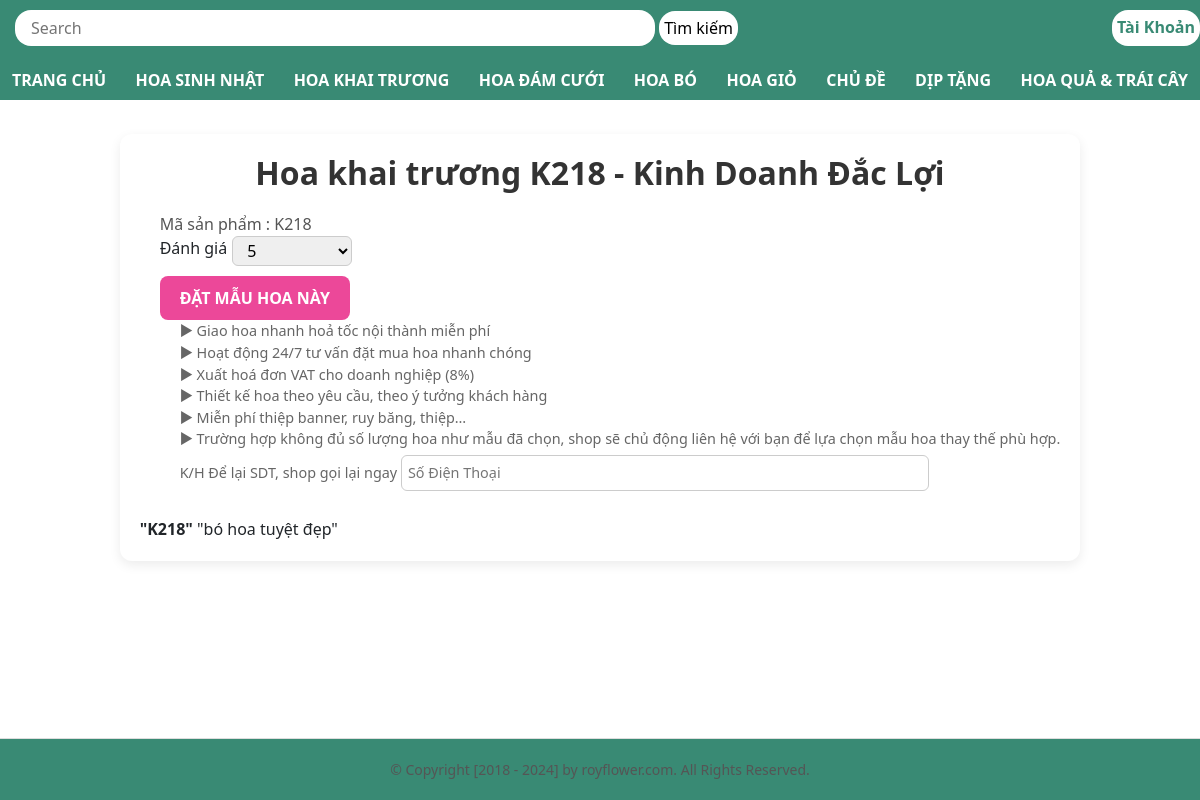
Screenshot of /detail/3/ with the database file from the repository.
### shop/models.py (models this page shows, shortened)
class Product(models.Model):
    category_choices = [
        (1,"Bó Hoa"),(2,"Giỏ Hoa"),
        (3,"Hoa Đám Cưới"),(4,"Hoa Khai Trương"),
        (5,"Hoa Sinh Nhật"),(6,"Hoa Tình Yêu"),
        (7,"Hoa Baby"),(8,"Cúc Mẫu Đơn"),
        (9,"Chậu Lan Hồ Điệp"),(10,"Hoa Tốt Ngiệp"),
        (11,"Giỏ Trái Cây"),(12,"Mâu Hoa Mới"),
    ]
    name = models.CharField(max_length=50,default="abc",blank=True)
    category = models.IntegerField(choices=category_choices, default=1)
    product_code = models.CharField(max_length=255)
    price = models.DecimalField(max_digits=10 , decimal_places=3)
    image = models.ImageField(null=True , blank=True)
    description = models.TextField(null=True , max_length=255)

### shop/views.py (the view)
# urls.py: path("detail/<int:product_id>/",views.detail_view,name='detail'),
def detail_view(request,product_id):
    product = get_object_or_404(Product,id = product_id)
    return render(request,"shop/detail.html",{'product': product})

### shop/templates/shop/detail.html (shortened to what this page needs)
{% extends "shop/base.html" %}
{% block header %}
    {{ block.super }}
{% endblock header %}
{% block container %}
<form method="POST" action="{% url 'add_to_cart' product.id %}" class="max-w-6xl mx-auto p-4 md:p-8">
    <div class="grid grid-cols-1">
        <div class="row">
            <div class="padding">
                <div class="detail">
                   <h1 class="detail-header">
                    {{product.name}}
                   </h1>
                    <div class="detail_content">
                    <div class="deatil_description">
                        <div class="detail_code">Mã sản phẩm : {{product.product_code}}</div>
                        <div class="detail_rate">
                        <p>Đánh giá</p>
                        <select name="" id="vote_result">
                            <option value="5" selected="selected">5</option>
                        </select>
                        </div>
                        <button type = "submit" class="btn-detail-submit">
                            ĐẶT MẪU HOA NÀY
                        </button>
                        <ul class="detail_waring">
                            <li class="detail-waring_list">► Giao hoa nhanh hoả tốc nội thành miễn phí</li>
                            <li class="detail-waring_list">► Hoạt động 24/7 tư vấn đặt mua hoa nhanh chóng</li>
                            <li class="detail-waring_list">► Xuất hoá đơn VAT cho doanh nghiệp (8%)</li>
                            <li class="detail-waring_list">► Thiết kế hoa theo yêu cầu, theo ý tưởng khách hàng</li>
                            <li class="detail-waring_list">► Miễn phí thiệp banner, ruy băng, thiệp…</li>
                            <li class="detail-waring_list">► Trường hợp không đủ số lượng hoa như mẫu đã chọn, shop sẽ chủ động liên hệ với bạn để lựa chọn mẫu hoa thay thế phù hợp.</li>
                            <li class="detail-waring_list">K/H Để lại SDT, shop gọi lại ngay
                                <input class="" type="text" placeholder="Số Điện Thoại">
                            </li>
                        </ul>
                    </div>
                    </div>
                    <div class="detail_mota">
                        <span class="detail_mota_code">"{{product.product_code}}"</span>
                        <span class="detail_mota_description">"{{product.description}}"</span>
                    </div>
                </div>
            </div>
        </div>
    </div>
</form>
{% endblock container %}

### shop/static/css/style.css (style rules this page uses)
.padding { display: flex; padding-top: 110px; gap: 20px; }

### shop/static/css/main.css (style rules this page uses)
* { padding: 0; margin: 0; box-sizing: border-box; }
:root { --primary-color-header : #398a74 ; --primary-color-white : #ffffff ; --primary-color-hover : #42a1ff ; --primary-font-16 : 16px ; }
.grid { max-width: 1200px; margin: 0 auto; height: 100% ; }

### shop/static/css/detail.css (style rules this page uses)
.detail { height: 100%; padding: 20px; background-color: #fff; border-radius: 12px; box-shadow: 0 4px 12px rgba(0, 0, 0, 0.08); }
.detail-header { text-align: center; font-size: 2rem; font-weight: 600; color: #333; margin-bottom: 20px; }
.detail_content { display: flex; flex-direction: column; gap: 20px; }
@media (min-width: 768px) { .detail_content { flex-direction: row; } }
.detail_code { font-size: 1rem; color: #555; }
.detail_rate { display: flex; }
.detail_rate select { padding: 5px 10px; border-radius: 6px; border: 1px solid #ccc; margin-left: 5px; }
.btn-detail-submit { background-color: #ec4899; color: white; padding: 10px 20px; font-weight: bold; border-radius: 8px; border: none; cursor: pointer; transition: background-color 0.3s ease; }
#vote_result { width: 120px; margin-bottom: 4px; height: 30px; padding: 0 0 0 10px; }
.detail_waring { list-style-type: disc; list-style: none; padding-left: 20px; font-size: 0.9rem; color: #666; }
.detail-waring_list input { margin-top: 5px; padding: 6px; border-radius: 6px; border: 1px solid #ccc; width: 60%; }
.detail_mota { margin-top: 10px; }
form.max-w-6xl.mx-auto.p-4.md\:p-8 { flex: 1; }

### shop/static/css/search.css (style rules this page uses)
.detail_waring { list-style: none; }
.detail_mota_code { font-weight: 700; }

### rows the page displays
Product: name "Hoa khai trương K218 - Kinh Doanh Đắc Lợi", product_code "K218", description "bó hoa tuyệt đẹp"
